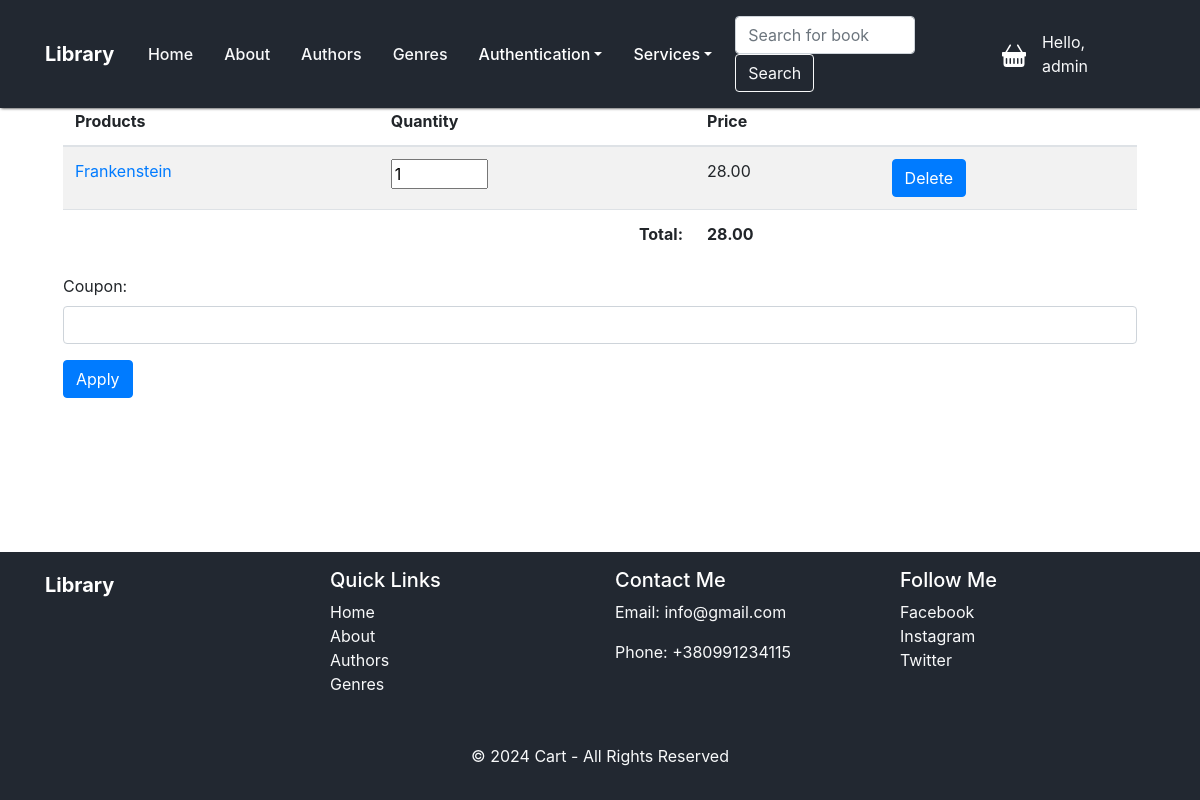
The page /library/cart/ (signed in) on the database its author committed.
### library/models.py (models this page shows, shortened)
class CartDetails(models.Model):
    cart_header = models.ForeignKey(CartHeader, on_delete=models.CASCADE)
    book = models.ForeignKey(Book, on_delete=models.CASCADE)
    quantity = models.IntegerField(default=1)

class Book(models.Model):
    title = models.CharField(max_length=100)
    authors = models.ManyToManyField('Author', through='BookAuthor')
    genre = models.ForeignKey('Genre', on_delete=models.CASCADE, null=True)
    published_year = models.IntegerField()
    ISBN = models.CharField(max_length=200)
    price = models.DecimalField(max_digits=6, decimal_places=2, default=0.0)
    class Meta:
        ordering = ["published_year"]
        indexes = [models.Index(fields=["published_year"])]

### library/views.py (the view)
# urls.py: path('cart/', views.get_cart, name='cart'),
@login_required(login_url=settings.LOGIN_URL)
def get_cart(request):
    form = CouponApplyForm()
    code = None
    discount = 0
    if CartHeader.objects.filter(user_role=request.user.userrole).exists():
        cart_header = CartHeader.objects.get(user_role=request.user.userrole)
        purchases = CartDetails.objects.filter(cart_header=cart_header)
        if cart_header.coupon is not None:
            code = cart_header.coupon.name
            discount = cart_header.coupon.discount
        if purchases.exists():
            total_before = Decimal(sum(map(lambda purchase: purchase.book.price * purchase.quantity, purchases)))
            total = round(total_before - (total_before * Decimal(discount / 100)), 2)
            return render(request, 'library/cart.html', context={'title': "Cart", 'purchases': purchases,
                                                                 'total': total, 'form': form, "code": code})
    return render(request, 'library/cart.html', context={"form": form, "code": code})

### library/forms.py
class CouponApplyForm(forms.Form):
    coupon = forms.CharField(label='Coupon', widget=forms.TextInput(attrs={'placeholder': 'Enter coupon', "class": "form-control"}))

### library/templatetags/tags.py (called while the page is built)
@register.simple_tag()
def get_menu():
    return views.menu

@register.simple_tag()
def get_manage_menu():
    return views.manage_menu

@register.simple_tag()
def get_year():
    return datetime.now().year

### library/templates/library/cart.html (shortened to what this page needs)
{%extends 'base.html'%}
{% load static %}
{%block content%}
    <div class="container cart-margin">
        <table class="table table-border table-striped">
        <thead class="head-dark">
        <tr>
            <th scope="col">Products</th>
            <th scope="col">Quantity</th>
            <th scope="col">Price</th>
            <th></th>
        </tr>
        </thead>
        <tbody>
        {% for purchase in purchases %}
        <tr>
            <td>
                <a href="{% url 'book_by_id' purchase.book.id %}">{{purchase.book.title}}</a>
            </td>
            <td>
                <input class="product-quantity" type="number" data-quantity="{{ purchase.quantity }}"
                       data-update-url="{% url 'cart_update_quantity' %}"
                       data-purchase-id="{{ purchase.id }}"
                       value="{{ purchase.quantity }}" min="1" max="100">
            </td>
            <td>
                {{purchase.book.price}}
            </td>
            <td>
                <a class="btn btn-primary" href="{% url 'delete_product_from_cart' purchase.id %}">Delete</a>
            </td>
        </tr>
        {% endfor %}
        </tbody>
        <tfoot>
            <tr>
                <td></td>
                <td class="text-right"><strong>Total:</strong></td>
                <td><strong>{{ total }}</strong></td>
                <td></td>
            </tr>
        </tfoot>
    </table>
        {% if not code %}
            <form class='mt-3' method="POST" action="{% url 'apply_coupon' %}">
                <div class="form-group">
                    {{form.coupon.label_tag}}
                    <input class="form-control" type="text" name="coupon" >
                </div>
                <button type="submit" class="btn btn-primary">
                    Apply
                </button>
            </form>
        {% endif %}
    </div>
{%endblock%}

### templates/base.html (shortened to what this page needs)
{% load static %}
{% load tags %}
<!DOCTYPE html>
<html lang="en">
<head>
    <link type="text/css" rel="stylesheet" href="{% static 'library/css/index.css' %}">
    <link rel="stylesheet" href="https://stackpath.bootstrapcdn.com/bootstrap/4.5.2/css/bootstrap.min.css">
</head>
<body>
<nav class="navbar navbar-expand-lg fixed-top navbar-dark">
    <div class="container">
        <div class="container-logo">
            <a class="navbar-brand" href="{%url 'home'%}">Library</a>
        </div>
        <div class="collapse navbar-collapse" id="navbarNav">
            <ul class="navbar-nav">
                {% get_menu as menu %}
                {%for item in menu%}
                <li class="nav-item">
                    <a class="nav-link text-light" href="{%url item.URL%}"> {{item.title}}</a>
                </li>
                {%endfor%}
                <li class="nav-item dropdown">
                    <a class="nav-link dropdown-toggle" id="auth-dropdown" role="button" data-toggle="dropdown" aria-expanded="false" href="#">Authentication</a>
                </li>
                {% if request.user.userrole.role == 'admin' %}
                <li class="nav-item dropdown">
                    <a class="nav-link dropdown-toggle" id="navbar-dropdown" role="button" data-toggle="dropdown" aria-expanded="false" href="#">Services</a>
                        {% get_manage_menu as manage_menu %}
                </li>
                {% endif %}
            </ul>
        </div>
        <form class="form-inline my-2 my-lg0 mr-3" method="get" action="{% url 'search_book' %}">
            <input class="form-control form-width-small" type="search" placeholder="Search for book" name="query">
            <button class="btn btn-outline-light">Search</button>
        </form>
            <div class="mr-3">
            <a href="{%url 'cart'%}">
            </a>
        </div>
        <div class="mr-4">
            {% if request.user.is_authenticated%}
                <div class="navbar-text text-light">
                    Hello, {{ request.user.username }}
                </div>
            {% endif %}
        </div>
    </div>
</nav>
<main>
    <div class="ml-5 mr-5">
        {%block content%}
        {%endblock%}
    </div>
</main>
<div class="footer footer-fill mt-4 py-3">
    <div class="container">
        <footer>
            <div class="row">
                <div class="col-md-3 mb-3">
                    <h5>
                        <a class="d-flex align-items-center mb-3 link-body-emphasis navbar-brand"
                           href="{%url 'home'%}">Library</a>
                    </h5>
                </div>
                <div class="col-md-3 mb-3">
                    <h5 class="text-white">Quick Links</h5>
                    <ul class="list-unstyled">
                        {%for item in menu%}
                        <li><a class="text-light" href="{%url item.URL%}">{{item.title}}</a></li>
                        {%endfor%}
                    </ul>
                </div>
                <div class="col-md-3 mb-3">
                    <h5 class="text-white">Contact Me</h5>
                    <p class="text-light">Email: info@gmail.com</p>
                    <p class="text-light">Phone: +380991234115</p>
                </div>
                <div class="col-md-3 mb-3">
                    <h5 class="text-white">Follow Me</h5>
                    <ul class="list-unstyled">
                        <li>
                            <a class="text-light" href="#">Facebook</a>
                        </li>
                        <li>
                            <a class="text-light" href="#">Instagram</a>
                        </li>
                        <li>
                            <a class="text-light" href="#">Twitter</a>
                        </li>
                    </ul>
                </div>
            </div>
            <div class="text-center mt-3">
                 {% get_year as year %}
                <p class="text-light">
                    &copy; {{year}} {{title}} - All Rights Reserved
                </p>
            </div>
        </footer>
    </div>
</div>
</body>
</html>

### library/static/library/css/index.css (style rules this page uses)
:root { --white-text: #FFF; --black: #333333; --deep-blue: #222831; }
body { margin: 20px; height: 100%; display: flex; flex-direction: column; min-height: 100vh; }
main { flex: 1; padding-top: 1rem; }
.navbar-brand { font-weight: bold; color: #FFF; font-size: 22px; }
.navbar { background-color: var(--deep-blue); box-shadow: 1px 0 3px rgb(0, 0, 0); }
.nav-link { color: var(--white-text) !important; }
.navbar-nav, .nav-link { color: var(--white-text); font-weight: 500; }
.container-logo { width: 100px; }
.form-width-small { width: 180px !important; margin-right: 5px; }
.nav-item { margin-right: 15px; }
.footer-fill { background-color: var(--deep-blue); width: 100%; }
.cart-margin { margin-top: 5rem; }

### rows shown on the page
CartDetails: book "Frankenstein", quantity "1", book.price "28.00"

### other values the page prints
{{ item.title }} "Home" "About" "Authors" "Genres"
{{ request.user.username }} "admin"
{{ total }} "28.00"
{{ year }} "2024"
{{ title }} "Cart"
